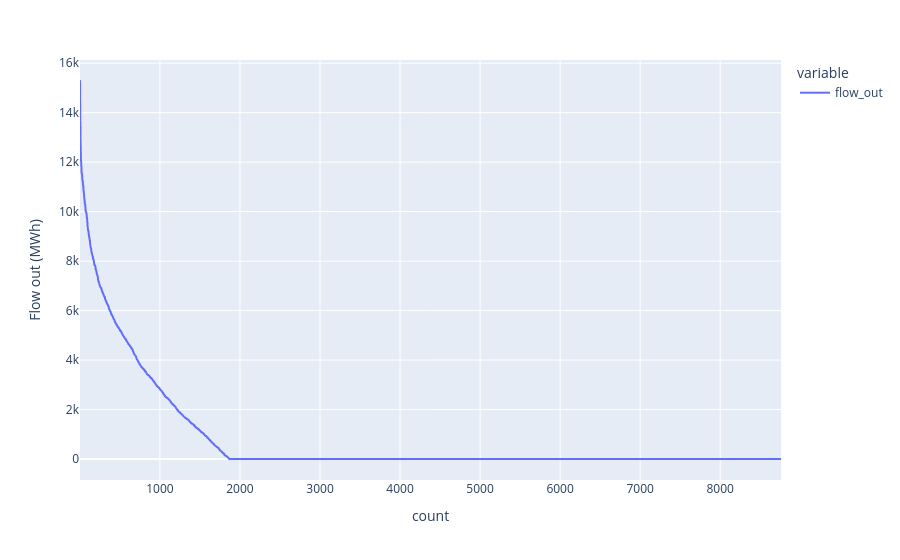

Here is the notebook cell this chart was saved with:
### Code cell
plot_load_duration_curve(dataframe=ccgt_dispatch.to_frame(), 
                         plot_export_path='results/default_ccgt_ldc.html', 
                         y_label='Flow out (MWh)')

### Figure 1 — Plotly figure (JSON) as saved in the notebook; plotly's stock layout.template omitted (floating-point values rounded to 4 significant figures; data arrays with more than 128 entries replaced by an {"elided": "..."} marker saying what was removed)
{"data": [{"hovertemplate": "variable=flow_out<br>index=%{x}<br>value=%{y}<extra></extra>", "legendgroup": "flow_out", "line": {"color": "#636efa", "dash": "solid"}, "marker": {"symbol": "circle"}, "mode": "lines", "name": "flow_out", "showlegend": true, "type": "scattergl", "x": {"elided": "8760 int values"}, "xaxis": "x", "y": {"elided": "8760 float values"}, "yaxis": "y"}], "layout": {"legend": {"title": {"text": "variable"}, "tracegroupgap": 0}, "margin": {"t": 60}, "xaxis": {"anchor": "y", "domain": [0, 1], "title": {"text": "count"}}, "yaxis": {"anchor": "x", "domain": [0, 1], "title": {"text": "Flow out (MWh)"}}}}
